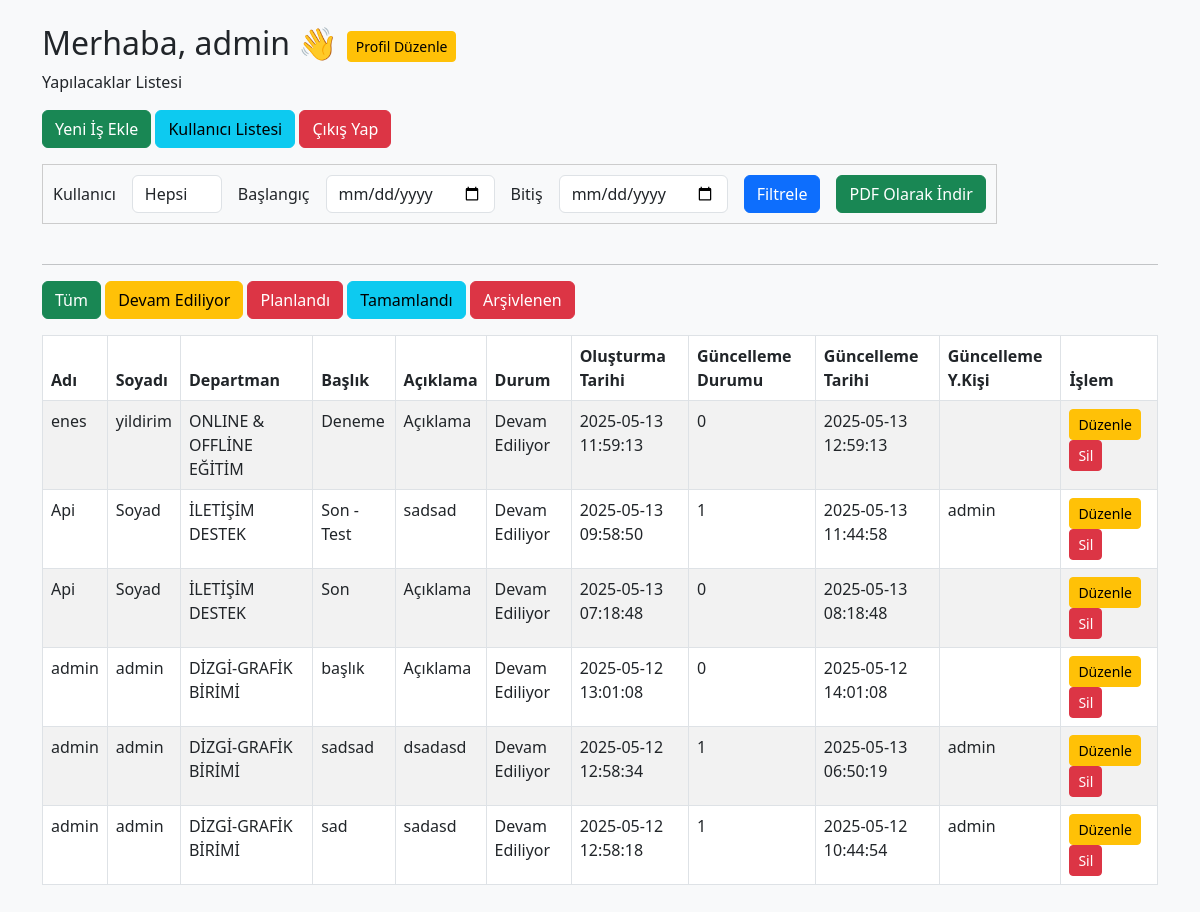
Page /index.php (signed in) on the committed database.
### tables this page shows
CREATE TABLE `users` (
  `id` int(11) NOT NULL,
  `name` text NOT NULL,
  `surname` text NOT NULL,
  `email` text NOT NULL,
  `password` text NOT NULL,
  `role` text DEFAULT NULL,
  `departman` int(11) DEFAULT 0,
  `created_byId` int(11) DEFAULT NULL,
  `created_at` timestamp NOT NULL DEFAULT current_timestamp(),
  `updated_at` timestamp NOT NULL DEFAULT current_timestamp(),
  `updated_status` int(11) DEFAULT 0,
  `updated_byId` int(11) NOT NULL DEFAULT 0,
  `deleted_at` timestamp NULL DEFAULT NULL,
  `deleted_status` int(11) NOT NULL DEFAULT 0,
  `deleted_byId` int(11) DEFAULT NULL
);

CREATE TABLE `tasks` (
  `id` int(11) NOT NULL,
  `user_id` int(11) NOT NULL,
  `title` text NOT NULL,
  `description` text NOT NULL,
  `status` text NOT NULL,
  `created_at` timestamp NOT NULL DEFAULT current_timestamp(),
  `created_byId` int(11) DEFAULT NULL,
  `updated_at` timestamp NOT NULL DEFAULT current_timestamp(),
  `updated_status` int(11) NOT NULL DEFAULT 0,
  `updated_byId` int(11) NOT NULL DEFAULT 0,
  `deleted_at` timestamp NULL DEFAULT NULL,
  `deleted_status` int(11) NOT NULL DEFAULT 0,
  `deleted_byId` int(11) DEFAULT NULL
);

CREATE TABLE `departman` (
  `id` int(11) NOT NULL,
  `title` text NOT NULL,
  `created_at` timestamp NOT NULL DEFAULT current_timestamp(),
  `created_byId` int(11) DEFAULT NULL,
  `updated_at` timestamp NOT NULL DEFAULT current_timestamp(),
  `updated_status` int(11) NOT NULL DEFAULT 0,
  `updated_byId` int(11) NOT NULL DEFAULT 0,
  `deleted_at` timestamp NULL DEFAULT NULL,
  `deleted_status` int(11) NOT NULL DEFAULT 0,
  `deleted_byId` int(11) DEFAULT NULL
);

### config/Database.php (called while the page is built, shortened)
<?php
class DB {
    private static $conn;
    private $table;
    public static function connect() {
        if (!self::$conn) {
            try {
                $host = "localhost";
                $dbname = "is_takibi";
                $username = "root";
                $password = "";
                self::$conn = new PDO("mysql:host=$host;dbname=$dbname;charset=utf8", $username, $password);
                self::$conn->setAttribute(PDO::ATTR_ERRMODE, PDO::ERRMODE_EXCEPTION);
            } catch(PDOException $e) {
                die("Bağlantı hatası: " . $e->getMessage());
            }
        }
        return self::$conn;
    }
    public static function table($tableName) {
        return new static($tableName);
    }
    private function __construct($tableName) {
        $this->table = $tableName;
    }
    private $joins = [];
    public function leftJoin($table, $first, $operator, $second) {
        return $this->join($table, $first, $operator, $second, 'LEFT');
    }
    public function join($table, $first, $operator, $second, $type = 'INNER') {
        $this->joins[] = strtoupper($type) . " JOIN $table ON $first $operator $second";
        return $this;
    }
    private $selects = ['*'];
    public function select(...$columns) {
        $this->selects = $columns;
        return $this;
    }
    private $orderBy;
    public function orderBy($column, $direction = 'ASC') {
        $this->orderBy = "$column $direction";
        return $this;
    }
    private $wheres = [];
    public function where($column, $operator, $value) {
        $this->wheres[] = [$column, $operator, $value];
        return $this;
    }
    public function get($asJson = false) {
        $sql = "SELECT " . implode(', ', $this->selects) . " FROM {$this->table}";
        if (!empty($this->joins)) {
            $sql .= ' ' . implode(' ', $this->joins);
        }
        if (!empty($this->wheres)) {
            $whereClauses = array_map(fn($w) => "{$w[0]} {$w[1]} ?", $this->wheres);
            $sql .= " WHERE " . implode(" AND ", $whereClauses);
        }
        if ($this->orderBy) {
            $sql .= " ORDER BY " . $this->orderBy;
        }
        $stmt = self::$conn->prepare($sql);
        $values = array_map(fn($w) => $w[2], $this->wheres);
        $stmt->execute($values);
        $results = $stmt->fetchAll(PDO::FETCH_ASSOC);
        return $asJson ? json_encode($results, JSON_UNESCAPED_UNICODE | JSON_PRETTY_PRINT) : $results;
    }
}
?>

### config/about.php (called while the page is built)
<?php
$base_url = "http://localhost/dashboard/github/php_is_Takibi";
?>

### index.php (the view, shortened to what this page needs)
<?php
require_once 'config/about.php';
require_once 'config/Database.php';
$user_id_get = $_GET['user_id'] ?? '';
$user = $_SESSION['user'];
$userId = $user['id'];
$userRole = $user['role'];
$status_where = $_GET['status'] ?? 'Devam Ediliyor';
$start_date = $_GET['start_date'] ?? null;
$end_date = $_GET['end_date'] ?? null;
if($userRole == 'admin') {
 $tasks = DB::table('tasks')
  ->join('users as user_id_user', 'tasks.user_id', '=', 'user_id_user.id')
  ->leftJoin('departman', 'departman.id', '=', 'user_id_user.departman')
  ->leftJoin('users as updated_User ', 'tasks.updated_byId', '=', 'updated_User.id')
  ->select('tasks.*', 'user_id_user.name as user_name', 'user_id_user.surname as user_surname', 'updated_User.name as updated_User_name','departman.title as departmanTitle');
  if ($status_where != 'tüm' && $status_where != 'Arşivlenen' ) { $tasks = $tasks->where('tasks.status', '=', $status_where); }
  if ($status_where == 'Arşivlenen') { $tasks = $tasks->where('tasks.deleted_status', '=', 1); }
  else if ($status_where != 'Arşivlenen') { $tasks = $tasks->where('tasks.deleted_status', '=', 0); }
  $tasks = $tasks->orderBy('id', 'DESC')->get();
  if($userRole == 'admin') {   $users = DB::table('users')->where('users.deleted_status', '=', 0)->orderBy('name', 'ASC')->get(); }
}
?>
<!DOCTYPE html>
<html lang="tr">
<head>
  <link href="https://cdn.jsdelivr.net/npm/bootstrap@5.3.0/dist/css/bootstrap.min.css" rel="stylesheet">
</head>
<body class="bg-light">
  <div class="container py-4">
    <h2>Merhaba, <?= htmlspecialchars($user['name']) ?> 👋
      <a href="<?=$base_url;?>/views/user_edit.php?id=<?= $userId ?>" class="btn btn-sm btn-warning"> Profil Düzenle</a>
    </h2>
    <p>Yapılacaklar Listesi</p>
    <div class="mb-3">
      <a href="<?=$base_url;?>/views/task_add.php" class="btn btn-success">Yeni İş Ekle</a>
      <?php if($userRole == 'admin') {  ?>  <a href="<?=$base_url;?>/views/userList.php" class="btn btn-info">Kullanıcı Listesi</a> <?php } ?>
      <a href="<?=$base_url;?>/views/logout.php" class="btn btn-danger">Çıkış Yap</a>
    </div>
    <?php if ($userRole == 'admin' ) { ?>
    <form action="index.php" method="GET" style="display: flex; gap: 16px; flex-wrap: wrap; border: 1px solid #ccc; padding: 10px; width: max-content;">
      <div class="d-flex gap-3">
        <label for="user_id" class="form-label m-auto">Kullanıcı</label>
        <select name="user_id" id="user_id" class="form-control" style="cursor: pointer;">
          <option value="0" <?= ($user_id_get == 0) ? 'selected' : '' ?>>Hepsi</option>
        </select>
      </div>
      <div class="d-flex gap-3">
        <label for="start_date" class="form-label m-auto">Başlangıç</label>
        <input type="date" name="start_date" id="start_date" class="form-control" value="<?= $_GET['start_date'] ?? '' ?>">
        <label for="end_date" class="form-label m-auto">Bitiş</label>
        <input type="date" name="end_date" id="end_date" class="form-control" value="<?= $_GET['end_date'] ?? '' ?>">
      </div>
      <div class="d-flex align-items-center gap-3">
        <button type="submit" class="btn btn-primary">Filtrele</button>
        <a href="<?=$base_url;?>/controllers/pdf_olustur.php?user_id=<?=$user_id_get?>&&status=<?=$status_where?>&&start_date=<?=$start_date?> &&end_date=<?=$end_date?>" class="btn btn-success" >PDF Olarak İndir</a>
      </div>
    </form>
    <?php } ?>
    <br>
    <hr>
    <a href="index.php?user_id=<?=$user_id_get?>&&status=tüm&&start_date=<?=$start_date?> &&end_date=<?=$end_date?>" class="btn btn-success mb-3">Tüm</a>
    <a href="index.php?user_id=<?=$user_id_get?>&&start_date=<?=$start_date?> &&end_date=<?=$end_date?>" class="btn btn-warning mb-3">Devam Ediliyor</a>
    <a href="index.php?user_id=<?=$user_id_get?>&&status=Planlandı&&start_date=<?=$start_date?> &&end_date=<?=$end_date?>" class="btn btn-danger mb-3">Planlandı</a>
    <a href="index.php?user_id=<?=$user_id_get?>&&status=Tamamlandı&&start_date=<?=$start_date?> &&end_date=<?=$end_date?>" class="btn btn-info mb-3">Tamamlandı</a>
    <a href="index.php?user_id=<?=$user_id_get?>&&status=Arşivlenen&&start_date=<?=$start_date?> &&end_date=<?=$end_date?>" class="btn btn-danger mb-3">Arşivlenen</a>
    <table class="table table-bordered table-striped">
      <thead>
        <tr>
          <?php if($userRole == 'admin') {  ?>  <th>Adı</th> <?php } ?>
          <?php if($userRole == 'admin') {  ?>  <th>Soyadı</th> <?php } ?>
          <?php if($userRole == 'admin') {  ?>  <th>Departman</th> <?php } ?>
          <th>Başlık</th>
          <th>Açıklama</th>
          <th>Durum</th>
          <th>Oluşturma Tarihi</th>
          <th>Güncelleme Durumu</th>
          <th>Güncelleme Tarihi</th>
          <?php if($userRole == 'admin') {  ?>  <th>Güncelleme Y.Kişi</th> <?php } ?>
          <th>İşlem</th>
        </tr>
      </thead>
      <tbody>
        <?php foreach ($tasks as $task): ?>
          <tr>
            <?php if($userRole == 'admin') {  ?>  <td><?= htmlspecialchars($task['user_name']) ?></td> <?php } ?>
            <?php if($userRole == 'admin') {  ?>  <td><?= htmlspecialchars($task['user_surname']) ?></td> <?php } ?>
            <?php if($userRole == 'admin') {  ?>  <td><?= htmlspecialchars($task['departmanTitle']) ?></td> <?php } ?>
            <td><?= htmlspecialchars($task['title']) ?></td>
            <td><?= htmlspecialchars($task['description']) ?></td>
            <td><?= htmlspecialchars($task['status']) ?></td>
            <td><?= htmlspecialchars($task['created_at']) ?></td>
            <td><?= htmlspecialchars($task['updated_status']) ?></td>
            <td><?= htmlspecialchars($task['updated_at']) ?></td>
            <?php if($userRole == 'admin') {  ?> <td><?= htmlspecialchars($task['updated_User_name']) ?></td> <?php } ?>
              <td>
                <a href="<?=$base_url;?>/views/task_edit.php?id=<?= $task['id'] ?>" class="btn btn-sm btn-warning">Düzenle</a>
                <?php if ($status_where != 'Arşivlenen' || $userRole == 'admin' ) { ?>
                <a href="<?=$base_url;?>/controllers/task_delete_controller.php?id=<?= $task['id'] ?>" class="btn btn-sm btn-danger" onclick="return confirm('Silmek istediğinizden emin misiniz?');">Sil</a>
                <?php } ?>
              </td>
          </tr>
        <?php endforeach; ?>
      </tbody>
    </table>
  </div>
</body>
</html>

### rows in the picture
users: name "admin"
tasks: user.name "enes", user.surname "yildirim", departman.title "ONLINE & OFFLİNE EĞİTİM", title "Deneme", description "Açıklama", status "Devam Ediliyor", created_at "2025-05-13 11:59:13", updated_status "0", updated_at "2025-05-13 12:59:13"
tasks: user.name "Api", user.surname "Soyad", departman.title "İLETİŞİM DESTEK", title "Son - Test", description "sadsad", status "Devam Ediliyor", created_at "2025-05-13 09:58:50", updated_status "1", updated_at "2025-05-13 11:44:58", users.name "admin"
tasks: user.name "Api", user.surname "Soyad", departman.title "İLETİŞİM DESTEK", title "Son", description "Açıklama", status "Devam Ediliyor", created_at "2025-05-13 07:18:48", updated_status "0", updated_at "2025-05-13 08:18:48"
tasks: user.name "admin", user.surname "admin", departman.title "DİZGİ-GRAFİK BİRİMİ", title "başlık", description "Açıklama", status "Devam Ediliyor", created_at "2025-05-12 13:01:08", updated_status "0", updated_at "2025-05-12 14:01:08"
tasks: user.name "admin", user.surname "admin", departman.title "DİZGİ-GRAFİK BİRİMİ", title "sadsad", description "dsadasd", status "Devam Ediliyor", created_at "2025-05-12 12:58:34", updated_status "1", updated_at "2025-05-13 06:50:19"
tasks: user.name "admin", user.surname "admin", departman.title "DİZGİ-GRAFİK BİRİMİ", title "sad", description "sadasd", status "Devam Ediliyor", created_at "2025-05-12 12:58:18", updated_status "1", updated_at "2025-05-12 10:44:54"
